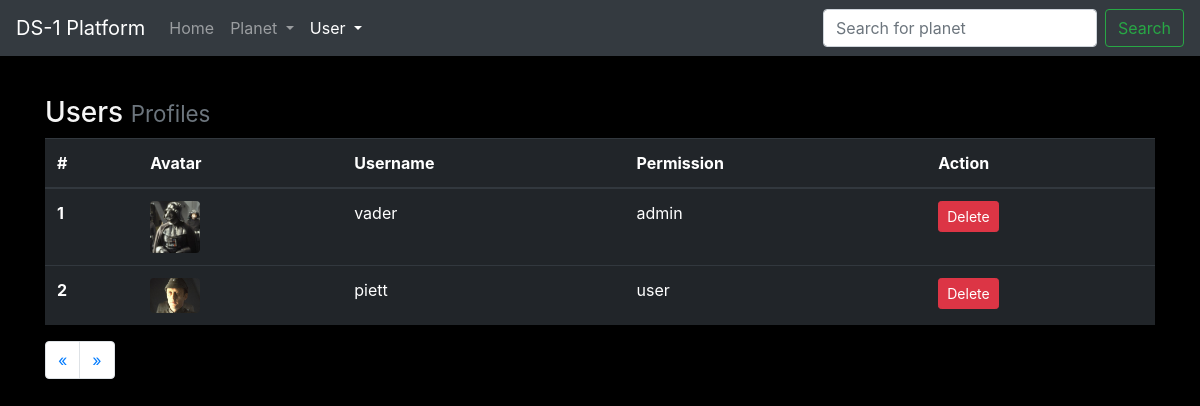
/index.php?page=user&action=index (signed in), run on an earlier commit of the app's database.
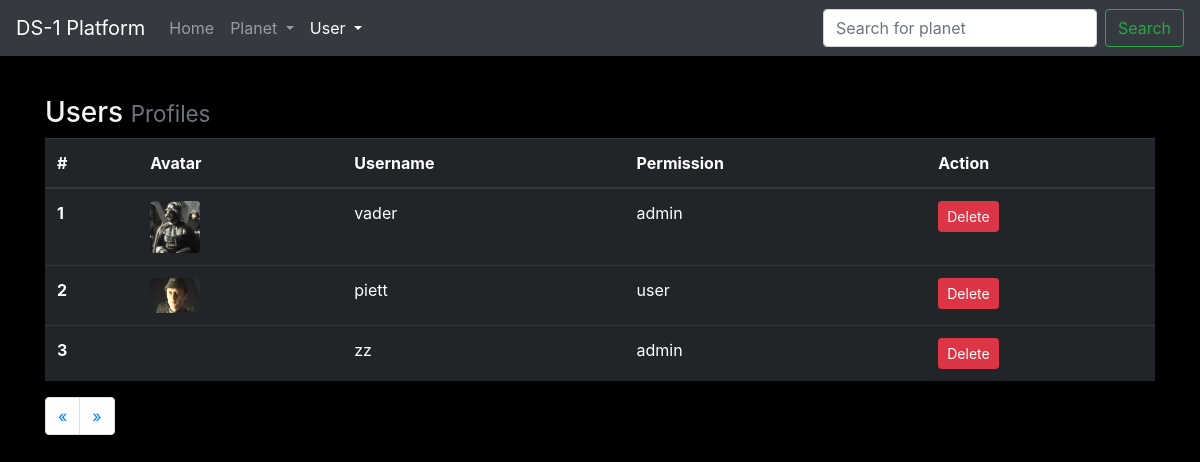
And on a later commit of the database.
### tables this page shows
CREATE TABLE users (
	id INTEGER PRIMARY KEY,
	username VARCHAR(25) NOT NULL UNIQUE,
	password VARCHAR(255) NOT NULL,
	permission VARCHAR(20) NOT NULL,
	photo_path VARCHAR(255) NULL
);

### classes/Database.php (called while the page is built, shortened)
<?php
class Database extends SQLite3 {
	function select($sql) {
		$new_array = array();
		$results = $this->query($sql);
		while ($row = $results->fetchArray()) {
			array_push($new_array, $row);
		}
		return $new_array;
	}
}
?>

### views/user/index.php (the view, shortened to what this page needs)
<?php
require_once 'views/global/header.php';
require_once 'views/global/nav.php';
?>
<main role="main" class="container">
    <h3>Users <small class="text-muted">Profiles</small></h3>
    <div class="table-responsive">
        <table class="table table-dark">
            <thead>
                <tr>
                <th scope="col">#</th>
                <th scope="col">Avatar</th>
                <th scope="col">Username</th>
                <th scope="col">Permission</th>
                <th scope="col">Action</th>
                </tr>
            </thead>
            <tbody>
                <?php foreach ($results as $row): ?>
                <tr>
                <th scope="row"><?php echo $row["id"]?></th>
                <td><img src="<?php echo $row["photo_path"]?>" width=50 class="rounded float-left"/></td>
                <td><?php echo $row["username"]?></td>
                <td><?php echo $row["permission"]?></td>
                <td><a class="btn btn-sm btn-danger" href="index.php?page=user&action=delete&userId=<?php echo $row["id"]?>" role="button">Delete</a></td>
                </tr>
                <?php endforeach ?>
            </tbody>
        </table>
        <nav aria-label="Page navigation example">
        <ul class="pagination">
        <li class="page-item">
            <a class="page-link" href="index.php?page=user&action=index&pageno=<?php echo $previous ?>" aria-label="Previous">
            <span aria-hidden="true">&laquo;</span>
            </a>
        </li>
        <li class="page-item">
            <a class="page-link" href="index.php?page=user&action=index&pageno=<?php echo $next ?>" aria-label="Next">
            <span aria-hidden="true">&raquo;</span>
            </a>
        </li>
        </ul>
    </nav>
    </div>
</main>
<?php require_once 'views/global/footer.php'; ?>

What changed in the data, as far as the page shows it:
added users: id "3", username "zz", permission "admin"
